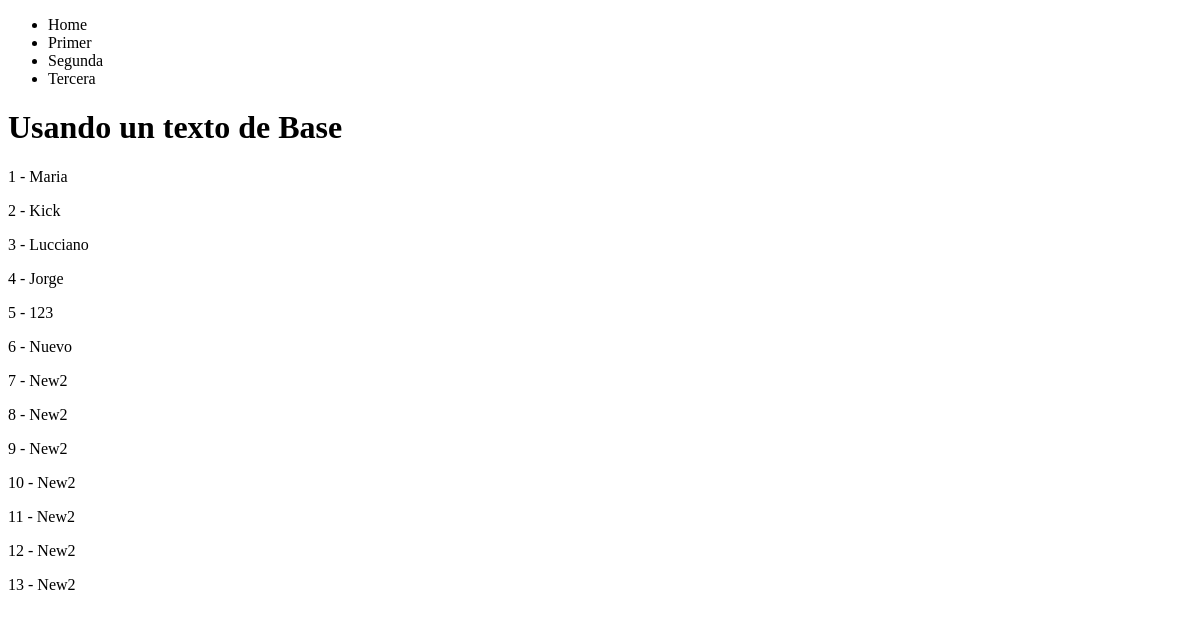
The page /personas/ on the database as committed earlier.
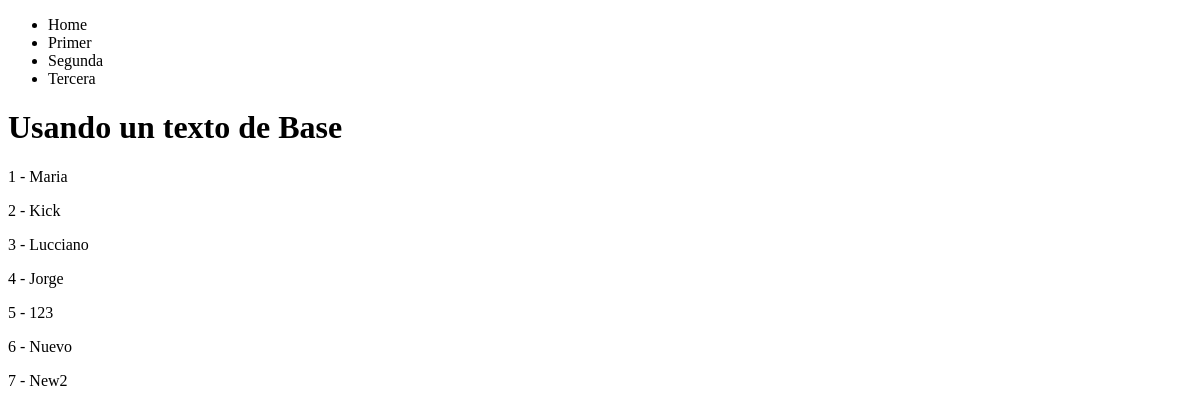
The same page on the database as committed later.
### personas/models.py (models this page shows)
class Persona(models.Model):
    nombres = models.CharField(max_length=100)
    apellidos = models.CharField(max_length=100)
    edad = models.IntegerField()#(max_digits=3)
    donador = models.BooleanField()

### personas/views.py (the view)
# urls.py: path('personas/', personasListView, name = 'listing'),
def personasListView(request):
  queryset = Persona.objects.all()
  context = {
    'objectList': queryset,
  }
  return render(request, 'personas/personasList.html', context)

### personas/templates/personas/personasList.html
{% extends 'base.html' %}
{% block content %}
{% for instance in objectList %}
  <p> {{ instance.id }} - {{ instance.nombres }}</p>
{% endfor %}
{% endblock %}

### personas/templates/base.html (shortened to what this page needs)
<!DOCTYPE html>
<html>
  <head>
  </head>
  <body>
    {% include 'nav.html' %}
    <h1>Usando un texto de Base</h1>
    {% block content %}{% endblock %}
  </body>
</html>

### personas/templates/nav.html
<nav>
  <ul>
    <li>Home</li>
    <li>Primer</li>
    <li>Segunda</li>
    <li>Tercera</li>
  </ul>
</nav>

Rows that differ between the two databases and show on the page:
removed Persona: id "8", nombres "New2"
removed Persona: id "9", nombres "New2"
removed Persona: id "10", nombres "New2"
removed Persona: id "11", nombres "New2"
removed Persona: id "12", nombres "New2"
removed Persona: id "13", nombres "New2"
